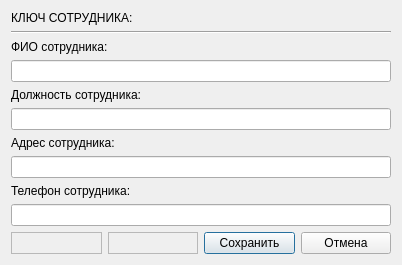
<?xml version="1.0" encoding="UTF-8"?>
<ui version="4.0">
 <class>DialogViewerRowEmpl</class>
 <widget class="QDialog" name="DialogViewerRowEmpl">
  <property name="geometry">
   <rect>
    <x>0</x>
    <y>0</y>
    <width>402</width>
    <height>253</height>
   </rect>
  </property>
  <property name="windowTitle">
   <string>Запись таблицы &quot;Сотрудники&quot;</string>
  </property>
  <layout class="QVBoxLayout" name="verticalLayout_2">
   <item>
    <layout class="QVBoxLayout" name="verticalLayout">
     <item>
      <widget class="QLabel" name="label_4">
       <property name="text">
        <string>КЛЮЧ СОТРУДНИКА: </string>
       </property>
      </widget>
     </item>
     <item>
      <widget class="Line" name="line">
       <property name="orientation">
        <enum>Qt::Horizontal</enum>
       </property>
      </widget>
     </item>
     <item>
      <widget class="QLabel" name="label">
       <property name="text">
        <string>ФИО сотрудника:</string>
       </property>
      </widget>
     </item>
     <item>
      <widget class="QLineEdit" name="lineEdit_full_name"/>
     </item>
     <item>
      <widget class="QLabel" name="label_5">
       <property name="text">
        <string>Должность сотрудника:</string>
       </property>
      </widget>
     </item>
     <item>
      <widget class="QLineEdit" name="lineEdit_job_title"/>
     </item>
     <item>
      <widget class="QLabel" name="label_2">
       <property name="text">
        <string>Адрес сотрудника:</string>
       </property>
      </widget>
     </item>
     <item>
      <widget class="QLineEdit" name="lineEdit_address"/>
     </item>
     <item>
      <widget class="QLabel" name="label_3">
       <property name="text">
        <string>Телефон сотрудника:</string>
       </property>
      </widget>
     </item>
     <item>
      <widget class="QLineEdit" name="lineEdit_phone"/>
     </item>
     <item>
      <layout class="QHBoxLayout" name="horizontalLayout">
       <item>
        <widget class="QFrame" name="frame">
         <property name="frameShape">
          <enum>QFrame::StyledPanel</enum>
         </property>
         <property name="frameShadow">
          <enum>QFrame::Raised</enum>
         </property>
        </widget>
       </item>
       <item>
        <widget class="QFrame" name="frame_2">
         <property name="frameShape">
          <enum>QFrame::StyledPanel</enum>
         </property>
         <property name="frameShadow">
          <enum>QFrame::Raised</enum>
         </property>
        </widget>
       </item>
       <item>
        <widget class="QPushButton" name="pushButton_save">
         <property name="text">
          <string>Сохранить</string>
         </property>
        </widget>
       </item>
       <item>
        <widget class="QPushButton" name="pushButton_cancel">
         <property name="text">
          <string>Отмена</string>
         </property>
        </widget>
       </item>
      </layout>
     </item>
    </layout>
   </item>
  </layout>
 </widget>
 <resources/>
 <connections/>
</ui>
